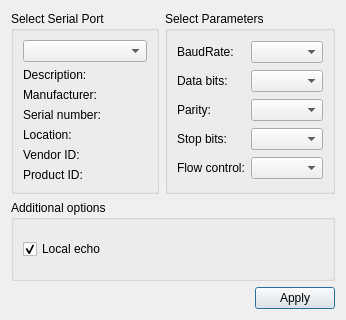
<?xml version="1.0" encoding="UTF-8"?>
<ui version="4.0">
 <class>SettingsDialog</class>
 <widget class="QDialog" name="SettingsDialog">
  <property name="geometry">
   <rect>
    <x>0</x>
    <y>0</y>
    <width>346</width>
    <height>320</height>
   </rect>
  </property>
  <property name="windowTitle">
   <string>Settings</string>
  </property>
  <layout class="QGridLayout" name="gridLayout_3">
   <item row="0" column="1">
    <widget class="QGroupBox" name="parametersBox">
     <property name="title">
      <string>Select Parameters</string>
     </property>
     <layout class="QGridLayout" name="gridLayout_2">
      <item row="0" column="0">
       <widget class="QLabel" name="baudRateLabel">
        <property name="text">
         <string>BaudRate:</string>
        </property>
       </widget>
      </item>
      <item row="0" column="1">
       <widget class="QComboBox" name="baudRateBox"/>
      </item>
      <item row="1" column="0">
       <widget class="QLabel" name="dataBitsLabel">
        <property name="text">
         <string>Data bits:</string>
        </property>
       </widget>
      </item>
      <item row="1" column="1">
       <widget class="QComboBox" name="dataBitsBox"/>
      </item>
      <item row="2" column="0">
       <widget class="QLabel" name="parityLabel">
        <property name="text">
         <string>Parity:</string>
        </property>
       </widget>
      </item>
      <item row="2" column="1">
       <widget class="QComboBox" name="parityBox"/>
      </item>
      <item row="3" column="0">
       <widget class="QLabel" name="stopBitsLabel">
        <property name="text">
         <string>Stop bits:</string>
        </property>
       </widget>
      </item>
      <item row="3" column="1">
       <widget class="QComboBox" name="stopBitsBox"/>
      </item>
      <item row="4" column="0">
       <widget class="QLabel" name="flowControlLabel">
        <property name="text">
         <string>Flow control:</string>
        </property>
       </widget>
      </item>
      <item row="4" column="1">
       <widget class="QComboBox" name="flowControlBox"/>
      </item>
     </layout>
    </widget>
   </item>
   <item row="0" column="0">
    <widget class="QGroupBox" name="selectBox">
     <property name="title">
      <string>Select Serial Port</string>
     </property>
     <layout class="QGridLayout" name="gridLayout">
      <item row="0" column="0">
       <widget class="QComboBox" name="serialPortInfoListBox"/>
      </item>
      <item row="1" column="0">
       <widget class="QLabel" name="descriptionLabel">
        <property name="text">
         <string>Description:</string>
        </property>
       </widget>
      </item>
      <item row="2" column="0">
       <widget class="QLabel" name="manufacturerLabel">
        <property name="text">
         <string>Manufacturer:</string>
        </property>
       </widget>
      </item>
      <item row="3" column="0">
       <widget class="QLabel" name="serialNumberLabel">
        <property name="text">
         <string>Serial number:</string>
        </property>
       </widget>
      </item>
      <item row="4" column="0">
       <widget class="QLabel" name="locationLabel">
        <property name="text">
         <string>Location:</string>
        </property>
       </widget>
      </item>
      <item row="5" column="0">
       <widget class="QLabel" name="vidLabel">
        <property name="text">
         <string>Vendor ID:</string>
        </property>
       </widget>
      </item>
      <item row="6" column="0">
       <widget class="QLabel" name="pidLabel">
        <property name="text">
         <string>Product ID:</string>
        </property>
       </widget>
      </item>
     </layout>
    </widget>
   </item>
   <item row="2" column="0" colspan="2">
    <layout class="QHBoxLayout" name="horizontalLayout">
     <item>
      <spacer name="horizontalSpacer">
       <property name="orientation">
        <enum>Qt::Horizontal</enum>
       </property>
       <property name="sizeHint" stdset="0">
        <size>
         <width>96</width>
         <height>20</height>
        </size>
       </property>
      </spacer>
     </item>
     <item>
      <widget class="QPushButton" name="applyButton">
       <property name="text">
        <string>Apply</string>
       </property>
      </widget>
     </item>
    </layout>
   </item>
   <item row="1" column="0" colspan="2">
    <widget class="QGroupBox" name="additionalOptionsGroupBox">
     <property name="title">
      <string>Additional options</string>
     </property>
     <layout class="QVBoxLayout" name="verticalLayout">
      <item>
       <widget class="QCheckBox" name="localEchoCheckBox">
        <property name="text">
         <string>Local echo</string>
        </property>
        <property name="checked">
         <bool>true</bool>
        </property>
       </widget>
      </item>
     </layout>
    </widget>
   </item>
  </layout>
 </widget>
 <resources/>
 <connections/>
</ui>
